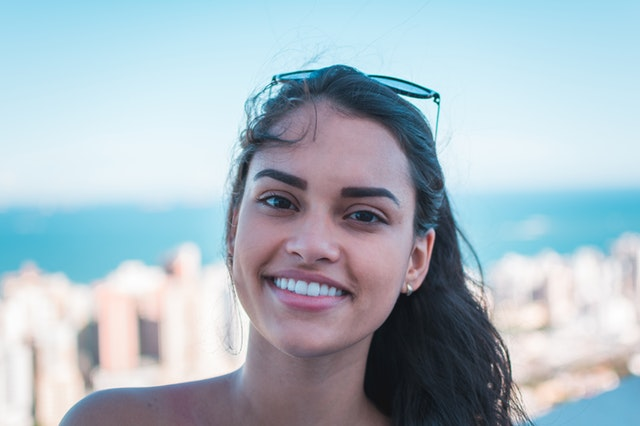
#> input picture python_opencv_project/14_15_16_17_18_OpenCV_uygulamalar/test_images/smile.jpg, 640 x 426 px, given in place of tetris.png, which was not available
$ python adim4rotate_images.py
#> lines starting #> are read from the running program, lines starting #| are printed output that depends on the picture; pictures that were not available may be replaced by others from this repository, and a replacement may not be noted
"""
OPENCV VE PYTHON İLE GÖRÜNTÜLERİ DOĞRU DÖNDÜRÜN
-Döndürürken kesintiler olabilir
-rotated = imutils.rotate_bound(görüntü, açı))
-$ python rotate_simple.py --image images/saratoga.jpg
ile görüntüyü döndürürken tam olarak alır
"""
#kütüphaneler eklenir
import numpy as np
import imutils
import cv2
#argparse kullanarak resmi dahil etme işlemi
"""
import argparse

ap = argparse.ArgumentParser()
ap.add_argument("-i", "--image", required=True,help="path to the image file")
args = vars(ap.parse_args())
ap = argparse.ArgumentParser()
ap.add_argument("-i", "--image", required=True,
	help="path to the image file")
args = vars(ap.parse_args())
"""
#resmi dahil ettik
image = cv2.imread(r"C:\Users\seyma\Desktop\media\tetris.png")
#> image is the input picture: shape (426, 640, 3); mean B, G, R 195.2, 185.1, 169.2
cv2.imshow("Image", image)
#döngü açıları üzerinden sürekli bir döngü sağlar
for angle in np.arange(0, 360, 15):
	rotated = imutils.rotate(image, angle) #sadece görüntüyü döndürür fazlalıkları önemsemez
	cv2.imshow("Rotated (Problematic)", rotated)
	cv2.waitKey(100)
#> this loop made 24 passes
#> pass 2, `rotated = imutils.rotate(image, angle)`:
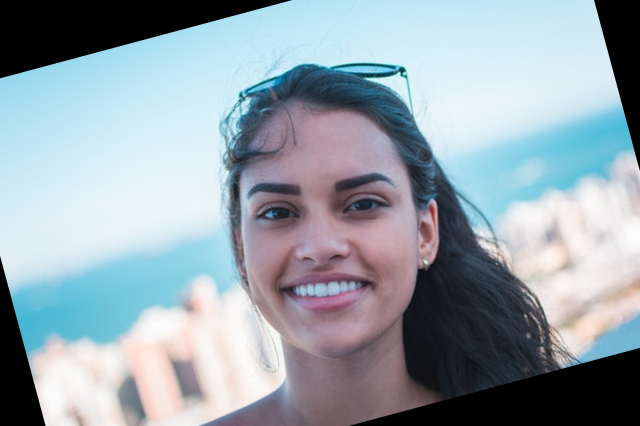
#> rotated: shape (426, 640, 3); mean B, G, R 171.5, 162.9, 149.5
#> pass 3, `rotated = imutils.rotate(image, angle)`:
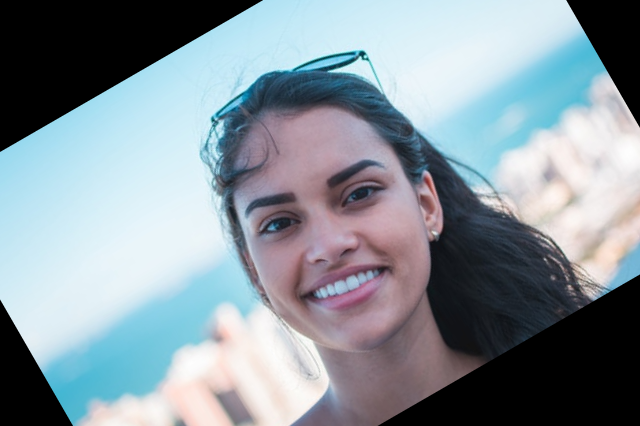
#> rotated: shape (426, 640, 3); mean B, G, R 156.1, 147.9, 135.6

#görüntüyü döndürürken kayıp yaşanabilcek durumları gözetip tamamen döndürür
for angle in np.arange(0, 360, 15):
	rotated = imutils.rotate_bound(image, angle)
	cv2.imshow("Rotated (Correct)", rotated)
	cv2.waitKey(100)
#> this loop made 24 passes
#> pass 2, `rotated = imutils.rotate_bound(image, angle)`:
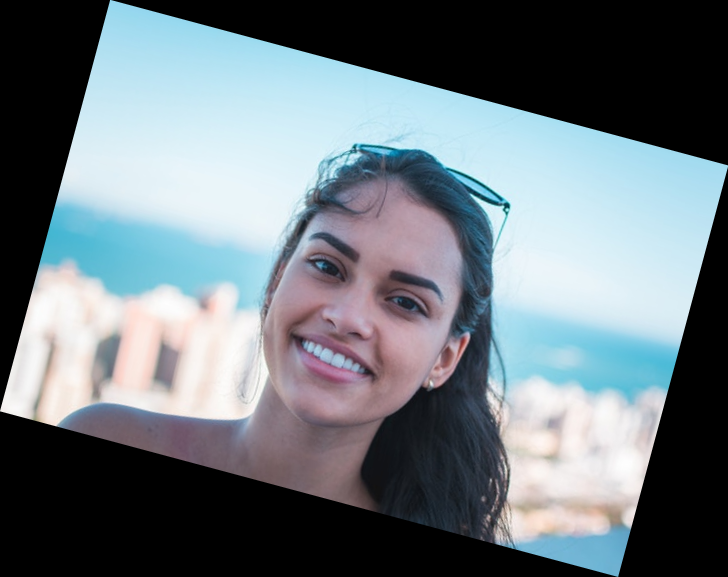
#> rotated: shape (577, 728, 3); mean B, G, R 126.7, 120.2, 109.8
#> pass 3, `rotated = imutils.rotate_bound(image, angle)`:
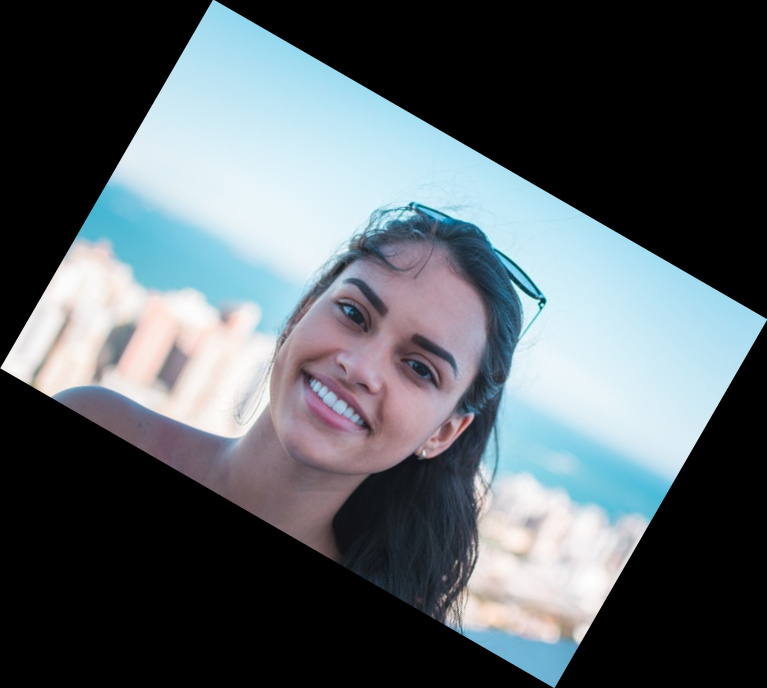
#> rotated: shape (688, 767, 3); mean B, G, R 100.8, 95.7, 87.4


def rotate_bound(image, angle):
    # görüntünün boyutlarına göre merkezini bulun
    (h, w) = image.shape[:2]
    (cX, cY) = (w // 2, h // 2)
    # dönme matrisini oluşturun ve dönme bileşenerini( cos ve sin) alın
    M = cv2.getRotationMatrix2D((cX, cY), -angle, 1.0)
    cos = np.abs(M[0, 0])
    sin = np.abs(M[0, 1])
    # yeni sınırlayıcı boyutları hesaplayın
    nW = int((h * sin) + (w * cos))
    nH = int((h * cos) + (w * sin))
    # çeviriyi hesaba katarak dönme matrisini ayarlayın
    M[0, 2] += (nW / 2) - cX
    M[1, 2] += (nH / 2) - cY
    # dönüşü gerçekleştirin
    return cv2.warpAffine(image, M, (nW, nH))
cv2.imshow("Rotated (fonkcion)", image)
cv2.waitKey(0)

$ run again, on python_opencv_project/14_15_16_17_18_OpenCV_uygulamalar/test_images/eye.png
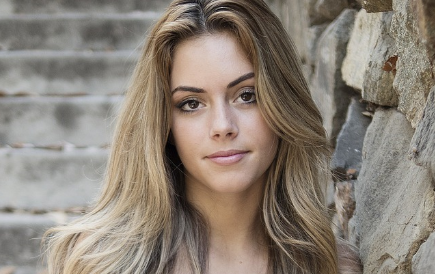
#> input picture python_opencv_project/14_15_16_17_18_OpenCV_uygulamalar/test_images/eye.png, 435 x 274 px, given in place of tetris.png, which was not available
#> image is the input picture: shape (274, 435, 3); mean B, G, R 119.3, 130, 140.1
#> the loop `for angle in np.arange(0, 360, 15):` made 24 passes
#> pass 2, `rotated = imutils.rotate_bound(image, angle)`:
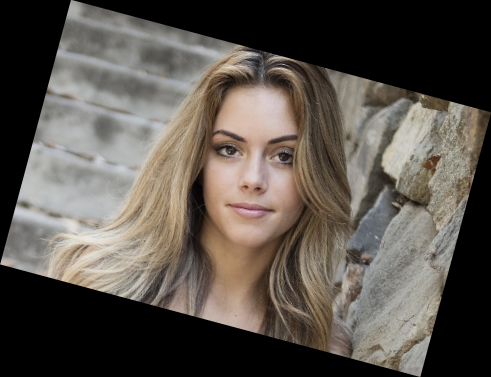
#> rotated: shape (377, 491, 3); mean B, G, R 76.8, 83.7, 90.2
#> pass 3, `rotated = imutils.rotate_bound(image, angle)`:
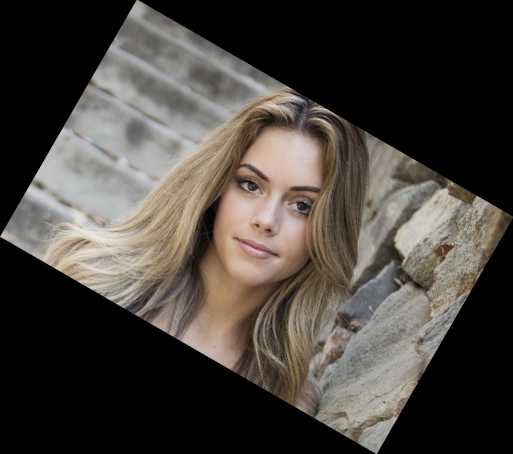
#> rotated: shape (454, 513, 3); mean B, G, R 61.1, 66.5, 71.7
